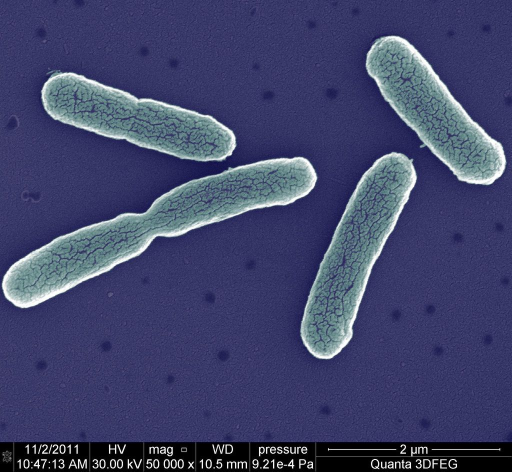
#> input picture 34142.jpg, 1024 x 943 px (shown at 1/2 size)
$ python main.py
#> lines starting #> are read from the running program, lines starting #| are printed output that depends on the picture; after the words box and inside, x2 and y2 are one past the last pixel; in counts of white or black regions, pixels touching at a corner belong together
import cv2
import numpy as np

im = cv2.imread("34142.jpg")
#> im is the input picture: shape (943, 1024, 3); mean B, G, R 107.2, 69.3, 64.6
img = cv2.imread("34142.jpg", 0)
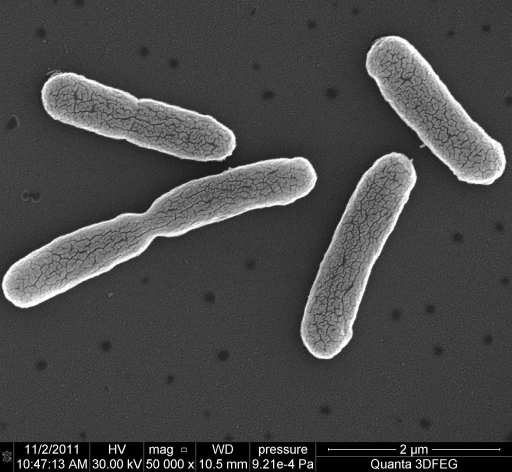
#> img: shape (943, 1024) (shown at 1/2 size); min 0, max 255, mean 72.1
img = img[0:883, 0:1024]
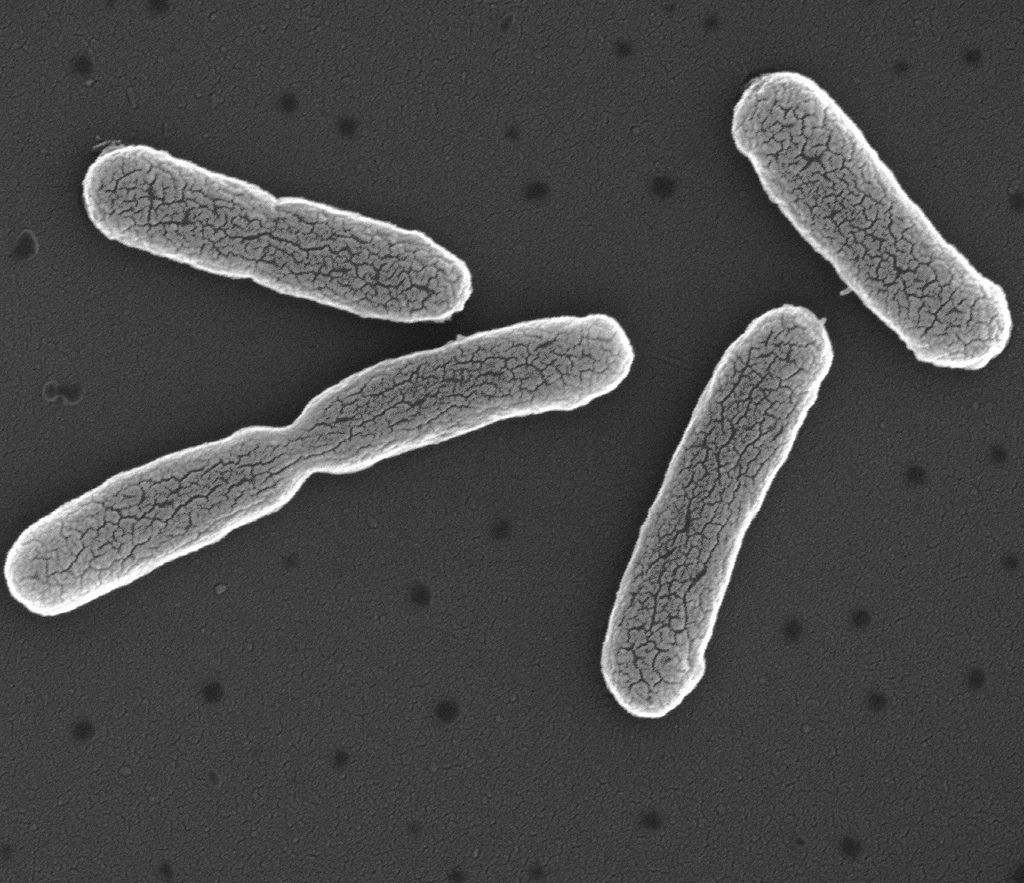
#> img: shape (883, 1024); min 15, max 255, mean 74.8
#172 pixel = 1 mikrometer

kernal = np.ones((5,5), np.uint8)
img = cv2.dilate(img, kernal)
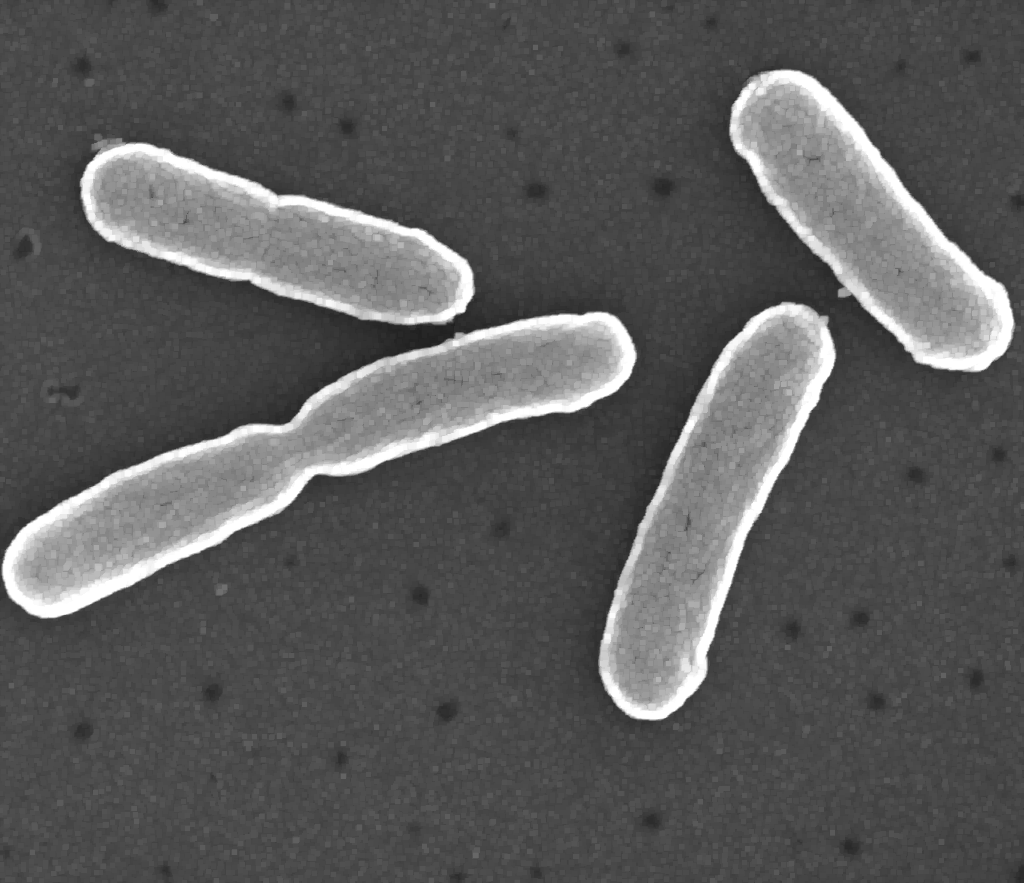
#> img: shape (883, 1024); min 32, max 255, mean 91.5

_, th2 = cv2.threshold(img, 180, 255, cv2.THRESH_BINARY_INV)
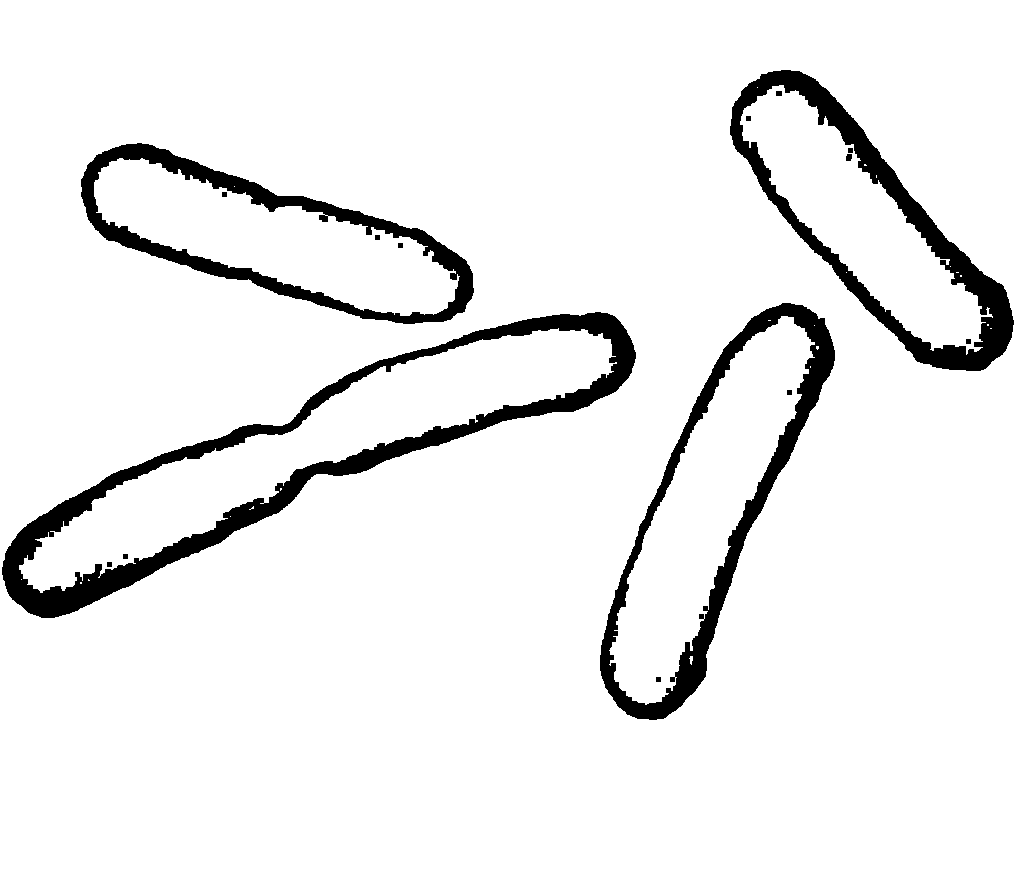
#> th2: shape (883, 1024); 93.2% white; 16 black regions
contours, hierarchy = cv2.findContours(th2, cv2.RETR_TREE, cv2.CHAIN_APPROX_SIMPLE)
#> contours = 45 contours, 21 with area under 20; largest, box (x1, y1, x2, y2) and area: (0, 0, 1024, 883) 902286, (1, 311, 637, 619) 62542, (599, 302, 836, 721) 44297, (19, 328, 617, 593) 38880, (729, 69, 1015, 372) 38452
print("Number of Contours : " + str(len(contours)))
#| Number of Contours : 45
BacteriaContours = []

for c in contours:
    if(cv2.contourArea(c)> 36000 and cv2.contourArea(c)<63000):
        BacteriaContours.append(c)
#> this loop made 45 passes
#> c on passes 1, 3, 4, 5, 6, 8, 14, 16, 17, 24, 31, 32: [[0, 0], [0, 882], [1023, 882], [1023, 0]], [[80, 582], [80, 583], [81, 583], [81, 582]], [[88, 579], [88, 580], [89, 580]], [[21, 579]], [[230, 516]], [[280, 488], [280, 490], [281, 489], [281, 488]], [[810, 366], [810, 367]], [[814, 325]], [[768, 320], [770, 320]], [[234, 186]], [[990, 328], [991, 328]], [[987, 324], [987, 325], [988, 325], [988, 324]]
#> after the loop, BacteriaContours = 5 contours; box (x1, y1, x2, y2) and area: (1, 311, 637, 619) 62542, (599, 302, 836, 721) 44297, (19, 328, 617, 593) 38880, (729, 69, 1015, 372) 38452, (80, 142, 475, 325) 37960

del(BacteriaContours[1])

numberOfBacteria = int(len(BacteriaContours))
#> numberOfBacteria = 4
print("numberOfBacteria",numberOfBacteria)
#| numberOfBacteria 4
cv2.drawContours(im, BacteriaContours, -1, (0, 255, 0), 2)
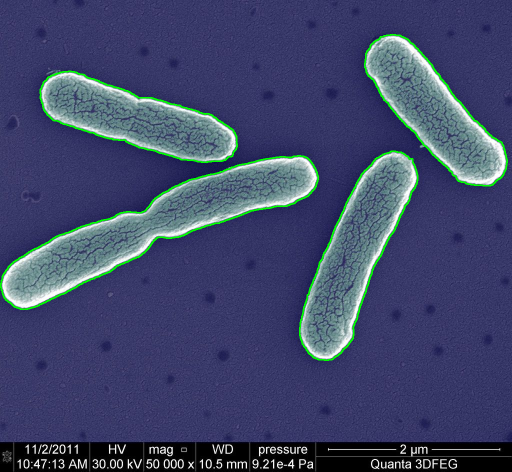
#> im: shape (943, 1024, 3) (shown at 1/2 size); 1.55% of pixels changed, all inside (x1, y1, x2, y2) = (0, 68, 1016, 722)

def area_circumferenceCalculator(hugeContours):
    sumOfArea = 0
    sumOfCircumference = 0
    for cnt in hugeContours:
        sumOfArea+=cv2.contourArea(cnt)
        sumOfCircumference+= cv2.arcLength(cnt, True)
    return sumOfArea/numberOfBacteria,sumOfCircumference/numberOfBacteria

def width_lengthCalculator(hugeContours):
    sumOfWidth = 0
    sumOfLength = 0
    for cnt in hugeContours:
        rect = cv2.minAreaRect(cnt)
        (x, y), (width, length), angle = rect
        if(width<length):
            x = length
            length = width
            width = x
        sumOfWidth+=width
        sumOfLength+=length
    return sumOfWidth/numberOfBacteria,sumOfLength/numberOfBacteria

averageOfArea, averageOfCircumference= area_circumferenceCalculator(BacteriaContours)
#> the loop in area_circumferenceCalculator, `for cnt in hugeContours:` made 4 passes
#> (sumOfArea, sumOfCircumference) on passes 1 to 4: (62541.5, 1587.3), (106838.5, 2673.2), (144798.5, 3666), (183250, 4610.9)
#> after the loop in area_circumferenceCalculator, `for cnt in hugeContours:`: sumOfArea = 183250; sumOfCircumference = 4610.9
#> averageOfArea = 45812.5; averageOfCircumference = 1152.7
averageOfWidth, averageOfLength=width_lengthCalculator(BacteriaContours)
#> the loop in width_lengthCalculator, `for cnt in hugeContours:` made 4 passes
#> (rect, y, angle, sumOfWidth, sumOfLength) on passes 3 to 4: (((275.8, 239.2), (107.8, 409.8), -72.59), 239.2, -72.59, 1530.9, 349.7), (((868.6, 224.7), (120.3, 372.1), -41.76), 224.7, -41.76, 1903, 469.9)
#> (y, angle, sumOfWidth, sumOfLength) on passes 1 to 2: (450.9, -21.8, 674.4, 121.8), (507.8, -67.59, 1121.1, 241.9)
#> after the loop in width_lengthCalculator, `for cnt in hugeContours:`: sumOfLength = 469.9; sumOfWidth = 1903
#> averageOfWidth = 475.8; averageOfLength = 117.5

print("A) Average Bacteria Area is : ", averageOfArea)
#| A) Average Bacteria Area is :  45812.5
print("B) Average Bacteria Width is : {} Average Bacteria Length is : {}".format(round(averageOfWidth,2),round(averageOfLength,2)))
#| B) Average Bacteria Width is : 475.76 Average Bacteria Length is : 117.48
print("C) Average Bacteria Circumference is : ",round(averageOfCircumference,2))
#| C) Average Bacteria Circumference is :  1152.74

cv2.imshow("Image", im)
cv2.waitKey(0)
cv2.destroyAllWindows()
